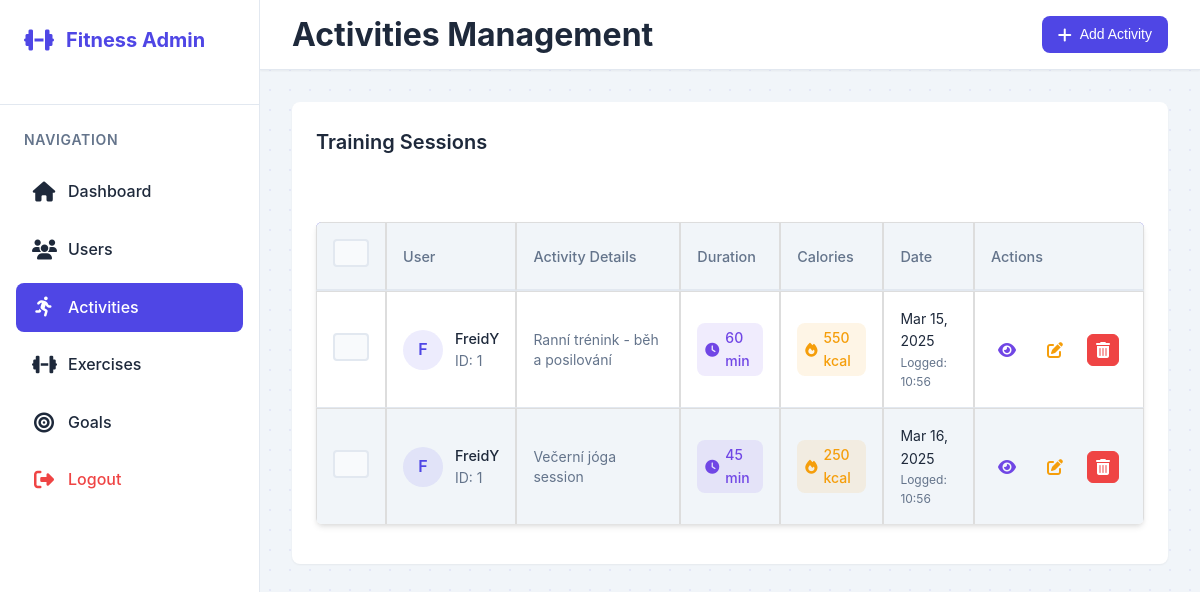
/admin/activities.php (signed in), run on an earlier commit of the app's database.
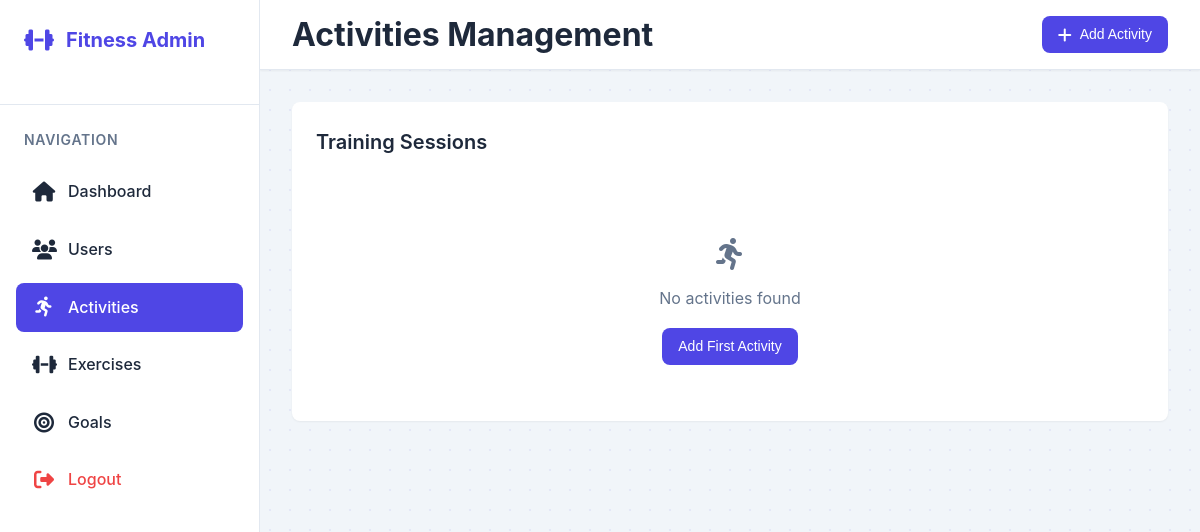
And on a later commit of the database.
### tables this page shows
CREATE TABLE IF NOT EXISTS training_sessions (
    id INT AUTO_INCREMENT NOT NULL primary key,
    user_id INT NOT NULL,
    date DATE NOT NULL,
    total_duration INT,
    total_calories_burned INT,
    notes TEXT,
    start_at TIMESTAMP DEFAULT CURRENT_TIMESTAMP,
    end_at TIMESTAMP DEFAULT CURRENT_TIMESTAMP,
    FOREIGN KEY (user_id) REFERENCES users(id) ON DELETE CASCADE
);

CREATE TABLE IF NOT EXISTS users (
    id INT AUTO_INCREMENT PRIMARY KEY,
    username VARCHAR(50) NOT NULL UNIQUE,
    email VARCHAR(100) NOT NULL UNIQUE,
    password VARCHAR(255) NOT NULL,
    user_type ENUM('user', 'admin') NOT NULL DEFAULT 'user',
    gender ENUM('male', 'female','other') NOT NULL,
    height DECIMAL(5,2) DEFAULT NULL,
    weight DECIMAL(5,2) DEFAULT NULL,
    date_of_birth DATE DEFAULT NULL,
    created_at TIMESTAMP DEFAULT CURRENT_TIMESTAMP,
    updated_at TIMESTAMP DEFAULT CURRENT_TIMESTAMP ON UPDATE CURRENT_TIMESTAMP
);

### admin/activities.php (the view, shortened to what this page needs)
<?php
require_once '../config.php';
$activities = [];
$error_message = '';
try {
    $sql = "SELECT ts.id, ts.user_id, u.username, ts.date, ts.total_duration, ts.total_calories_burned, ts.notes, ts.start_at
            FROM training_sessions ts
            JOIN users u ON ts.user_id = u.id
            ORDER BY ts.start_at DESC";
    $stmt = $pdo->query($sql);
    $activities = $stmt->fetchAll(PDO::FETCH_ASSOC);
} catch (PDOException $e) {
    $error_message = "Error fetching activities: " . $e->getMessage();
}
?>
<!DOCTYPE html>
<html lang="en">
<head>
    <link rel="stylesheet" href="../public/css/styles.css">
    <link rel="stylesheet" href="../public/css/admin.css">
    <link rel="stylesheet" href="https://cdnjs.cloudflare.com/ajax/libs/font-awesome/6.5.1/css/all.min.css">
</head>
<body class="admin-body">
    <div class="admin-layout">
        <aside class="admin-sidebar">
            <div class="sidebar-header">
                <h2 class="sidebar-logo">
                    <i class="fas fa-dumbbell"></i>
                    <span>Fitness Admin</span>
                </h2>
            </div>
            <nav class="sidebar-nav">
                <div class="nav-section">
                    <h3 class="nav-title">Navigation</h3>
                    <ul>
                        <li>
                            <a href="index.php">
                                <i class="fas fa-home"></i>
                                <span>Dashboard</span>
                            </a>
                        </li>
                        <li>
                            <a href="users.php">
                                <i class="fas fa-users"></i>
                                <span>Users</span>
                            </a>
                        </li>
                        <li>
                            <a href="activities.php" class="active">
                                <i class="fas fa-running"></i>
                                <span>Activities</span>
                            </a>
                        </li>
                        <li>
                            <a href="exercises.php">
                                <i class="fas fa-dumbbell"></i>
                                <span>Exercises</span>
                            </a>
                        </li>
                        <li>
                            <a href="manage_goals.php">
                                <i class="fas fa-bullseye"></i>
                                <span>Goals</span>
                            </a>
                        </li>
                        <li>
                            <a href="logout.php" class="logout-link">
                                <i class="fas fa-sign-out-alt"></i>
                                <span>Logout</span>
                            </a>
                        </li>
                    </ul>
                </div>
            </nav>
        </aside>
        <main class="admin-main">
            <header class="admin-header">
                <div class="header-content">
                    <h1>Activities Management</h1>
                    <div class="header-actions">
                        <button class="btn btn-primary" onclick="location.href='edit_activity.php'">
                            <i class="fas fa-plus"></i>
                            Add Activity
                        </button>
                    </div>
                </div>
            </header>
            <div class="admin-content">
                <div class="content-card">
                    <div class="card-header">
                        <h2>Training Sessions</h2>
                    </div>
                    <?php if (empty($activities) && !$error_message): ?>
                        <div class="empty-state">
                            <i class="fas fa-running"></i>
                            <p>No activities found</p>
                            <button class="btn btn-primary" onclick="location.href='edit_activity.php'">Add First Activity</button>
                        </div>
                    <?php elseif (!$error_message): ?>
                        <div class="table-responsive">
                            <table class="admin-table">
                                <thead>
                                    <tr>
                                        <th>
                                            <input type="checkbox" id="selectAll">
                                        </th>
                                        <th>User</th>
                                        <th>Activity Details</th>
                                        <th>Duration</th>
                                        <th>Calories</th>
                                        <th>Date</th>
                                        <th>Actions</th>
                                    </tr>
                                </thead>
                                <tbody>
                                    <?php foreach ($activities as $activity): ?>
                                        <tr>
                                            <td>
                                                <input type="checkbox" class="activity-select" value="<?php echo $activity['id']; ?>">
                                            </td>
                                            <td>
                                                <div class="user-info">
                                                    <div class="user-avatar">
                                                        <?php echo strtoupper(substr($activity['username'], 0, 1)); ?>
                                                    </div>
                                                    <div class="user-details">
                                                        <span class="user-name"><?php echo htmlspecialchars($activity['username']); ?></span>
                                                        <span class="user-meta">ID: <?php echo htmlspecialchars($activity['user_id']); ?></span>
                                                    </div>
                                                </div>
                                            </td>
                                            <td>
                                                <div class="activity-info">
                                                    <span class="activity-notes">
                                                        <?php echo nl2br(htmlspecialchars(substr($activity['notes'] ?? 'No notes', 0, 50) . (strlen($activity['notes']) > 50 ? '...' : ''))); ?>
                                                    </span>
                                                </div>
                                            </td>
                                            <td>
                                                <span class="duration-badge">
                                                    <i class="fas fa-clock"></i>
                                                    <?php echo htmlspecialchars($activity['total_duration'] ?? '0'); ?> min
                                                </span>
                                            </td>
                                            <td>
                                                <span class="calories-badge">
                                                    <i class="fas fa-fire"></i>
                                                    <?php echo htmlspecialchars($activity['total_calories_burned'] ?? '0'); ?> kcal
                                                </span>
                                            </td>
                                            <td>
                                                <div class="date-info">
                                                    <?php
                                                    $date = new DateTime($activity['date']);
                                                    echo $date->format('M d, Y');
                                                    ?>
                                                    <span class="date-meta">
                                                        Logged: <?php echo (new DateTime($activity['start_at']))->format('H:i'); ?>
                                                    </span>
                                                </div>
                                            </td>
                                            <td class="actions">
                                                <div class="action-buttons">
                                                    <button class="btn btn-icon btn-info" title="View Details" onclick="location.href='activity_details.php?id=<?php echo $activity['id']; ?>'">
                                                        <i class="fas fa-eye"></i>
                                                    </button>
                                                    <button class="btn btn-icon btn-warning" title="Edit Activity" onclick="location.href='edit_activity.php?id=<?php echo $activity['id']; ?>'">
                                                        <i class="fas fa-edit"></i>
                                                    </button>
                                                    <button class="btn btn-icon btn-danger" title="Delete Activity" onclick="confirmDelete(<?php echo $activity['id']; ?>)">
                                                        <i class="fas fa-trash-alt"></i>
                                                    </button>
                                                </div>
                                            </td>
                                        </tr>
                                    <?php endforeach; ?>
                                </tbody>
                            </table>
                        </div>
                    <?php endif; ?>
                </div>
            </div>
        </main>
    </div>
</body>
</html>

What changed in the data, as far as the page shows it:
removed training_sessions: user.username "F", user.username "FreidY", user "1", notes "Ranní trénink - běh a posilování", total_duration "60", total_calories_burned "550", date "Mar 15, 2025", start_at "10:56"
removed training_sessions: user.username "F", user.username "FreidY", user "1", notes "Večerní jóga session", total_duration "45", total_calories_burned "250", date "Mar 16, 2025", start_at "10:56"
Also different on the page:
form field value: "☐" → (not shown)
text no longer shown: "User Activity Details Duration Calories Date Actions"
text now shown: "No activities found Add First Activity"
